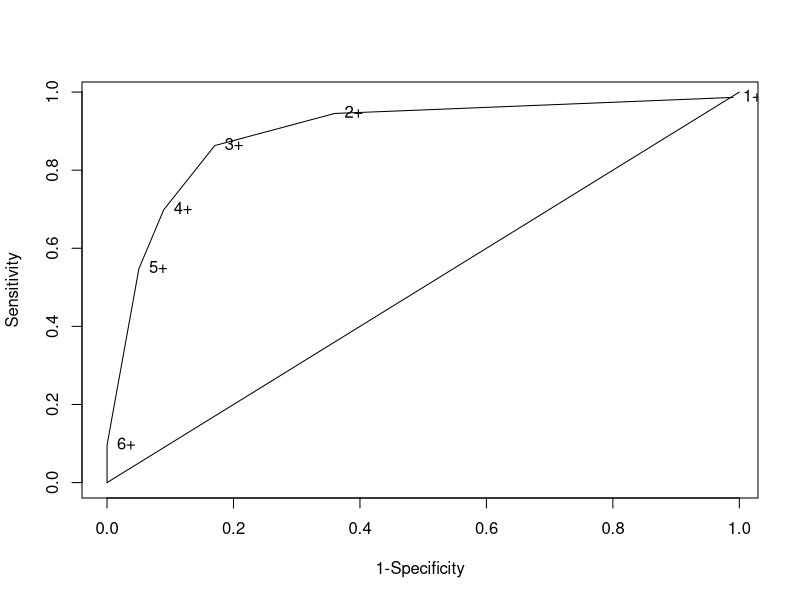

This chart was generated by the following R code:
## ---- chunk 1
knitr::opts_chunk$set(echo = TRUE)
## ---- chunk 2
# Chapter 5
# Fig 5.3 ROC curve and area under ROC curve
p<-c(1,3,6,12,11,33,7)
n<-c(9, 562, 169, 72, 35, 45, 0)
ptot<-sum(p)
ntot<-sum(n)
l<-c("1+", "2+", "3+", "4+", "5+","6+")
psum<-cumsum(p)
nsum<-cumsum(n)
for (i in 2:length(p)){
sens<-c(1, 1-psum[i-1]/ptot)
spec=c(0, nsum[i-1]/ntot)}
sens<-(ptot-psum)/ptot
spec<-nsum/ntot
plot((1-spec), sens, type="l", xlab="1-Specificity", ylab="Sensitivity")
for (i in 1:length(l)){
text((1-spec[i]), sens[i], as.character(l[i]),pos=4, offset=0.5, cex=1)}
lines(c(0,1), c(0,1), type="l")

#To find area under the ROC curve using Simpson's rule
AUC<-0
for (i in 1 :(length(p)-1)) {
AUC[i]<-(sens[i+1]+sens[i])*(spec[i+1]-spec[i])*0.5}
s<-sum(AUC)
cat("Area under ROC curve using Simpson's rule", round(s,3),"\n")


# Wilcoxon calculation of ROC curve from Fig 5.3
# First express data as individual values
x<-c(rep(1,1),rep(2,3),rep(3,6),rep(4,12),rep(5,11),rep(6,33),rep(7,7))
y<-c(rep(1,9),rep(2,562),rep(3,169),rep(4,72),rep(5,35),rep(6,45),rep(7,0))

U<-as.numeric(wilcox.test(x,y,paired=FALSE)$statistic)
AUCW<-U/(length(x)*length(y))
cat("Area under ROC curve using Wilcoxon statistic", round(AUCW,3), "\n")


